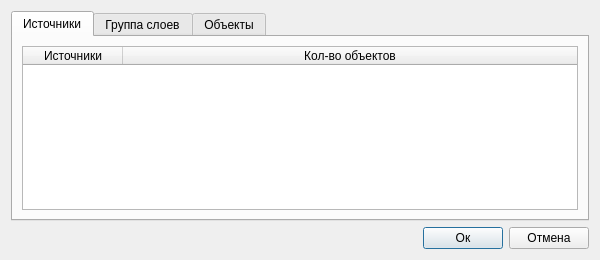
<?xml version="1.0" encoding="UTF-8"?>
<ui version="4.0">
 <class>Dialog</class>
 <widget class="QDialog" name="Dialog">
  <property name="geometry">
   <rect>
    <x>0</x>
    <y>0</y>
    <width>600</width>
    <height>260</height>
   </rect>
  </property>
  <property name="minimumSize">
   <size>
    <width>600</width>
    <height>260</height>
   </size>
  </property>
  <property name="windowTitle">
   <string>Сведения об источнике объектов</string>
  </property>
  <property name="accessibleName">
   <string notr="true">btnSave</string>
  </property>
  <layout class="QVBoxLayout" name="verticalLayout_2">
   <item>
    <layout class="QVBoxLayout" name="verticalLayout">
     <item>
      <widget class="QTabWidget" name="tabWidget">
       <property name="currentIndex">
        <number>0</number>
       </property>
       <widget class="QWidget" name="tabSources">
        <attribute name="title">
         <string>Источники</string>
        </attribute>
        <layout class="QVBoxLayout" name="verticalLayout_4">
         <item>
          <widget class="QTableWidget" name="tableSources">
           <property name="sizePolicy">
            <sizepolicy hsizetype="Expanding" vsizetype="Expanding">
             <horstretch>0</horstretch>
             <verstretch>0</verstretch>
            </sizepolicy>
           </property>
           <property name="maximumSize">
            <size>
             <width>16777215</width>
             <height>16777215</height>
            </size>
           </property>
           <property name="verticalScrollBarPolicy">
            <enum>Qt::ScrollBarAsNeeded</enum>
           </property>
           <property name="horizontalScrollBarPolicy">
            <enum>Qt::ScrollBarAsNeeded</enum>
           </property>
           <property name="sizeAdjustPolicy">
            <enum>QAbstractScrollArea::AdjustToContents</enum>
           </property>
           <property name="editTriggers">
            <set>QAbstractItemView::NoEditTriggers</set>
           </property>
           <property name="selectionBehavior">
            <enum>QAbstractItemView::SelectRows</enum>
           </property>
           <property name="gridStyle">
            <enum>Qt::SolidLine</enum>
           </property>
           <property name="rowCount">
            <number>0</number>
           </property>
           <property name="columnCount">
            <number>2</number>
           </property>
           <attribute name="horizontalHeaderStretchLastSection">
            <bool>true</bool>
           </attribute>
           <column>
            <property name="text">
             <string>Источники</string>
            </property>
           </column>
           <column>
            <property name="text">
             <string>Кол-во объектов</string>
            </property>
           </column>
          </widget>
         </item>
        </layout>
       </widget>
       <widget class="QWidget" name="tabLayers">
        <attribute name="title">
         <string>Группа слоев</string>
        </attribute>
        <layout class="QVBoxLayout" name="verticalLayout_6">
         <item>
          <widget class="QTableWidget" name="tableLayers">
           <property name="maximumSize">
            <size>
             <width>16777215</width>
             <height>16777215</height>
            </size>
           </property>
           <property name="sizeAdjustPolicy">
            <enum>QAbstractScrollArea::AdjustToContents</enum>
           </property>
           <property name="editTriggers">
            <set>QAbstractItemView::NoEditTriggers</set>
           </property>
           <property name="selectionBehavior">
            <enum>QAbstractItemView::SelectRows</enum>
           </property>
           <property name="rowCount">
            <number>0</number>
           </property>
           <property name="columnCount">
            <number>3</number>
           </property>
           <attribute name="horizontalHeaderStretchLastSection">
            <bool>true</bool>
           </attribute>
           <column>
            <property name="text">
             <string>Группа слоев</string>
            </property>
           </column>
           <column>
            <property name="text">
             <string>Кол-во объектов</string>
            </property>
           </column>
           <column>
            <property name="text">
             <string>Источники</string>
            </property>
           </column>
          </widget>
         </item>
        </layout>
       </widget>
       <widget class="QWidget" name="tabObjects">
        <attribute name="title">
         <string>Объекты</string>
        </attribute>
        <layout class="QVBoxLayout" name="verticalLayout_3">
         <item>
          <widget class="QTableWidget" name="tableObjects">
           <property name="maximumSize">
            <size>
             <width>16777215</width>
             <height>16777215</height>
            </size>
           </property>
           <property name="sizeAdjustPolicy">
            <enum>QAbstractScrollArea::AdjustToContents</enum>
           </property>
           <property name="editTriggers">
            <set>QAbstractItemView::NoEditTriggers</set>
           </property>
           <property name="selectionBehavior">
            <enum>QAbstractItemView::SelectRows</enum>
           </property>
           <property name="rowCount">
            <number>0</number>
           </property>
           <property name="columnCount">
            <number>3</number>
           </property>
           <attribute name="horizontalHeaderStretchLastSection">
            <bool>true</bool>
           </attribute>
           <column>
            <property name="text">
             <string>Объекты</string>
            </property>
           </column>
           <column>
            <property name="text">
             <string>Кол-во объектов</string>
            </property>
           </column>
           <column>
            <property name="text">
             <string>Источники</string>
            </property>
           </column>
          </widget>
         </item>
        </layout>
       </widget>
      </widget>
     </item>
     <item>
      <layout class="QHBoxLayout" name="horizontalLayout">
       <item>
        <spacer name="horizontalSpacer">
         <property name="orientation">
          <enum>Qt::Horizontal</enum>
         </property>
         <property name="sizeHint" stdset="0">
          <size>
           <width>40</width>
           <height>20</height>
          </size>
         </property>
        </spacer>
       </item>
       <item>
        <widget class="QPushButton" name="btnOk">
         <property name="text">
          <string>Ок</string>
         </property>
        </widget>
       </item>
       <item>
        <widget class="QPushButton" name="btnCancel">
         <property name="text">
          <string>Отмена</string>
         </property>
        </widget>
       </item>
      </layout>
     </item>
    </layout>
   </item>
  </layout>
 </widget>
 <resources/>
 <connections/>
</ui>
